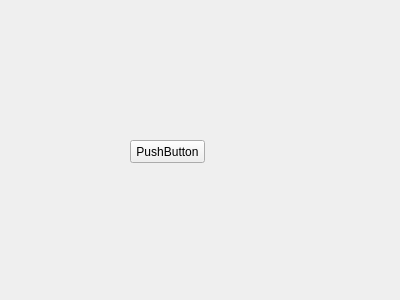
<?xml version="1.0" encoding="UTF-8"?>
<ui version="4.0">
 <class>AboutVersion</class>
 <widget class="QWidget" name="AboutVersion">
  <property name="geometry">
   <rect>
    <x>0</x>
    <y>0</y>
    <width>400</width>
    <height>300</height>
   </rect>
  </property>
  <property name="windowTitle">
   <string>Form</string>
  </property>
  <property name="windowIcon">
   <iconset resource="images.qrc">
    <normaloff>:/images/images/ALogo.png</normaloff>:/images/images/ALogo.png</iconset>
  </property>
  <widget class="QPushButton" name="pushButton">
   <property name="geometry">
    <rect>
     <x>130</x>
     <y>140</y>
     <width>75</width>
     <height>23</height>
    </rect>
   </property>
   <property name="text">
    <string>PushButton</string>
   </property>
  </widget>
 </widget>
 <resources>
  <include location="images.qrc"/>
 </resources>
 <connections/>
</ui>
